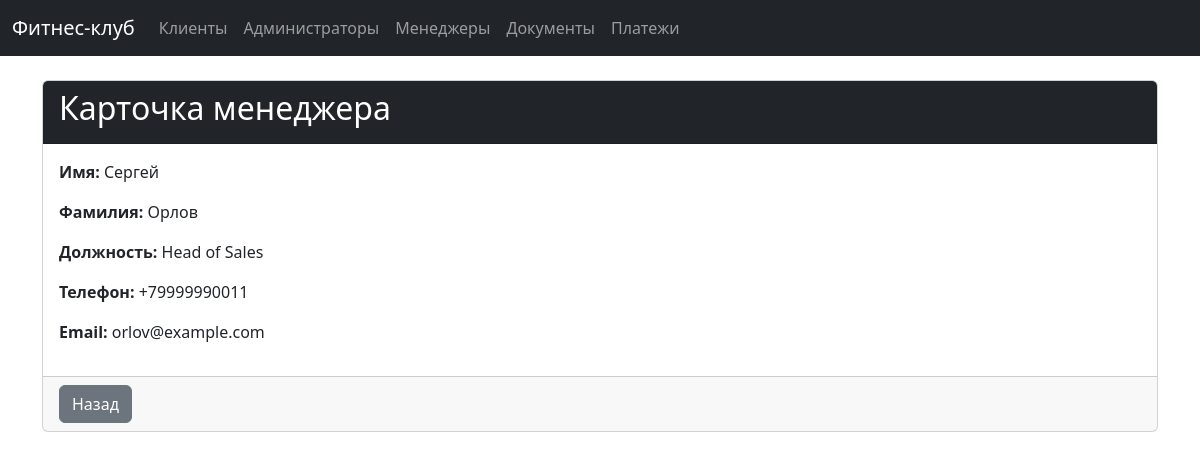
Screenshot of /managers/1 with the database file from the repository.
### tables this page shows
CREATE TABLE managers (
        manager_id INTEGER PRIMARY KEY AUTOINCREMENT,
        first_name TEXT NOT NULL,
        last_name TEXT NOT NULL,
        position TEXT NOT NULL,
        phone_number TEXT NOT NULL,
        email TEXT NOT NULL
    );

### app.py (the view)
@app.route('/managers/<int:manager_id>')
def manager_card(manager_id):
    manager = query_db('SELECT * FROM managers WHERE manager_id = ?', [manager_id], one=True)
    return render_template('manager_card.html', manager=manager)

### app.py (called while the page is built)
def query_db(query, args=(), one=False):
    conn = sqlite3.connect('fitness_club.db')
    conn.row_factory = sqlite3.Row
    cur = conn.cursor()
    cur.execute(query, args)
    rv = cur.fetchall()
    conn.close()
    return (rv[0] if rv else None) if one else rv

### templates/manager_card.html (shortened to what this page needs)
{% extends "base.html" %}
{% block content %}
<div class="card">
    <div class="card-header bg-dark text-white">
        <h2>Карточка менеджера</h2>
    </div>
    <div class="card-body">
        <p><strong>Имя:</strong> {{ manager.first_name }}</p>
        <p><strong>Фамилия:</strong> {{ manager.last_name }}</p>
        <p><strong>Должность:</strong> {{ manager.position }}</p>
        <p><strong>Телефон:</strong> {{ manager.phone_number }}</p>
        <p><strong>Email:</strong> {{ manager.email }}</p>
    </div>
    <div class="card-footer">
        <a href="/managers" class="btn btn-secondary">Назад</a>
    </div>
</div>
{% endblock %}

### rows the page displays
managers: first_name "Сергей", last_name "Орлов", position "Head of Sales", phone_number "+79999990011", email "orlov@example.com"
